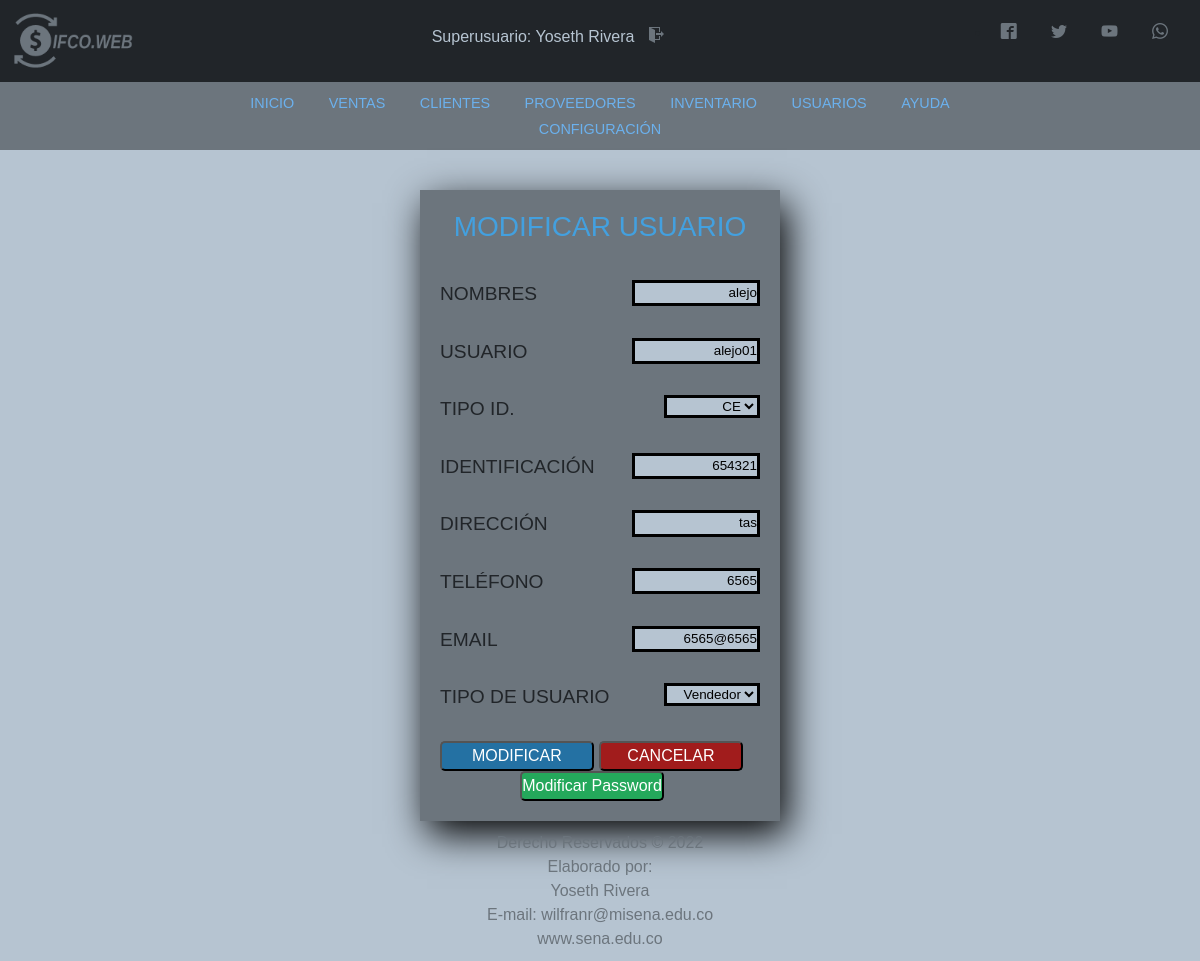
Page /Vista/html/modify_user.php?usr=654321 (signed in) on the committed database.
### tables this page shows
CREATE TABLE `usuario` (
  `codUsuario` int(11) NOT NULL,
  `id` varchar(20) DEFAULT NULL,
  `tipoId` varchar(11) DEFAULT NULL,
  `nombre` varchar(50) DEFAULT NULL,
  `direccion` text NOT NULL,
  `telefono` varchar(20) NOT NULL,
  `correo` varchar(100) DEFAULT NULL,
  `usuario` varchar(15) DEFAULT NULL,
  `clave` varchar(100) DEFAULT NULL,
  `rol` varchar(20) DEFAULT NULL
);

### Vista/html/modify_user.php (the view, shortened to what this page needs)
<?php
    include '../../includes/header.php';
    include '../../includes/nav.php';
    include '../../includes/script.php';
    $consult = Consult_user($_GET['usr']);
    function Consult_user($id){
    include '../../includes/conexion.php';
    $sentence = "SELECT * FROM usuario WHERE id = '".$id."'";
    $result = $conexion->query($sentence) or die ("Error al consultar: ".mysqli_error($conexion));
    $rows = $result->fetch_assoc();
    return[
        $rows['id'],
        $rows['nombre'],
        $rows['usuario'],
        $rows['clave'],
        $rows['rol'],
        $rows['tipoId'],
        $rows['direccion'],
        $rows['telefono'],
        $rows['correo']
    ];
}
?>
<!DOCTYPE html>
<html lang="es">
<head>
    <link rel="stylesheet" href="../Vista/css/estilos.css">
    <link rel="stylesheet" href="../font.css">
</head>
<body>
    <div class="agregar-usuario" id="modificar-usuario">
        <form action="../../Controlador/edit_user.php" class="inventario" method="POST">
            <h3>MODIFICAR USUARIO</h3><br>
            <label for="consulta-codigo">NOMBRES</label>
            <input class="control-usuario" name="name" value="<?php echo $consult[1]?>" type="text" required><br><br>
            <label for="consulta-codigo">USUARIO</label>
            <input class="control-usuario" name="user" value="<?php echo $consult[2]?>" type="text" required readonly><br><br>
            <label for="Tipo id">TIPO ID.</label>
            <select name="typeId" id="tipo-id" required>
            <option><?php echo $consult[5]?></option>
            </select><br><br>
            <label for="id">IDENTIFICACIÓN</label>
            <input class="control-usuario" name="id" value="<?php echo $consult[0]?>" type="text" required readonly><br><br>
            <label for="consulta-palabra">DIRECCIÓN</label>
            <input class="control-usuario" name="dir" value="<?php echo $consult[6]?>" type="text" ><br><br>
            <label for="consulta-palabra">TELÉFONO</label>
            <input class="control-usuario" name="tel" value="<?php echo $consult[7]?>" type="text" ><br><br>
            <label for="consulta-palabra">EMAIL</label>
            <input class="control-usuario" name="email" value="<?php echo $consult[8]?>" type="email" ><br><br>
            <label for="tipo-usuario">TIPO DE USUARIO</label>
            <select class="noItem" name="type" id="tipo-id" required>
                <option><?php echo $consult[4]?></option>
            </select><br><br>
            <input class="boton-consultar" type="submit" value="MODIFICAR">
            <a href="usuarios.php"><input class="boton-cancelar" type="button" value="CANCELAR"></a>
            <a href="mod_clave.php?usr=<?php echo $consult[0] ?>"><input class="btn-modificar-pass" type="button" value="Modificar Password"></a>
         </form>
    </div>
</body>
<?php include '../../includes/footer.php';?>
</html>

### includes/header.php (shortened to what this page needs)
<?php
include 'conexion.php';
$id = $_SESSION['id'];
$sentence = "SELECT nombre, rol, codUsuario FROM usuario WHERE id = '" . $id . "' ";
$result = $conexion->query($sentence);
$row = $result->fetch_assoc();
?>
<!DOCTYPE html>
<html lang="es">
<head>
    <link rel="stylesheet" href="../css/estilos.css">
    <link rel="stylesheet" href="../../font.css">
</head>
<body>
    <nav class="navbar navbar-dark bg-dark">
        <div class="container-fluid">
            <a class="navbar-brand" href="panel_principal.php"><img src="../img/LOGO_gris.png" alt="logo" width="130px"></a>
            <h4 id="user">
                <?php
                echo utf8_decode($row['rol']);
                echo ": ";
                echo utf8_decode($row['nombre']);
                ?>
                <a href="../../Controlador/exit.php" class="icon-salir icon-exit"></a>
            </h4>
            <div class="redes">
                <ul>
                    <li>
                        <a href="https://es-es.facebook.com/" class="icon icon-facebook2" target="blank"></a>
                        <a href="https://twitter.com/" class="icon icon-twitter" target="blank"></a>
                        <a href="https://www.youtube.com/" class="icon icon-youtube" target="blank"></a>
                        <a href="https://www.whatsapp.com" class="icon icon-whatsapp" target="blank"></a>
                    </li>
                </ul>
            </div>
        </div>
    </nav>
</body>
</html>

### Vista/css/estilos.css (style rules this page uses)
* { margin: 0; padding: 0; }
body { background-color: #b6c4d1 !important; font-family: Zona Pro, Sans-Serif; }
#user { color: #b6c4d1; font-size: medium; }
.icon { color: #6c757d; text-decoration: none; padding: 10px; margin-right: 10px; }
.icon-salir { color: #6c757d; text-decoration: none; padding: 10px; margin-right: 10px; }
.boton-cancelar { width: 45%; height: 30px; background-color: rgb(161, 28, 28); border-radius: 5px; color: white; font-size: 16px; cursor: pointer; }
.boton-consultar { width: 48%; height: 30px; background-color: #2471A3; border-radius: 5px; color: white; font: bold; font-size: 16px; cursor: pointer; }
.noItem option:first-child { display: none; }
.control-usuario { background: #b6c4d1; border: black solid 3px; font-size: 0.7em; text-align: right; width: 40%; color: black; float: right; }
#tipo-id { background: #b6c4d1; border: black solid 3px; font-size: 0.7em; text-align: right; width: 30%; color: black; float: right; }
.agregar-usuario { width: 30%; font-size: 1.2rem; margin-top: 40px; margin-left: 35%; padding: 20px; box-shadow: 7px 13px 37px #000; float: left; background: #6c757d; display: block; }
.inventario h3 { text-align: center; color: #43a0df; }
.btn-modificar-pass { margin-left: 25%; width: 45%; height: 30px; background-color: rgb(36, 168, 91); border-radius: 5px; color: white; font-size: 16px; cursor: pointer; }

### rows in the picture
usuario: rol "Superusuario", nombre "Yoseth Rivera"
usuario: name "alejo", user "alejo01", typeId "CE", id "654321", dir "tas", tel "6565", email "6565@6565", type "Vendedor"
